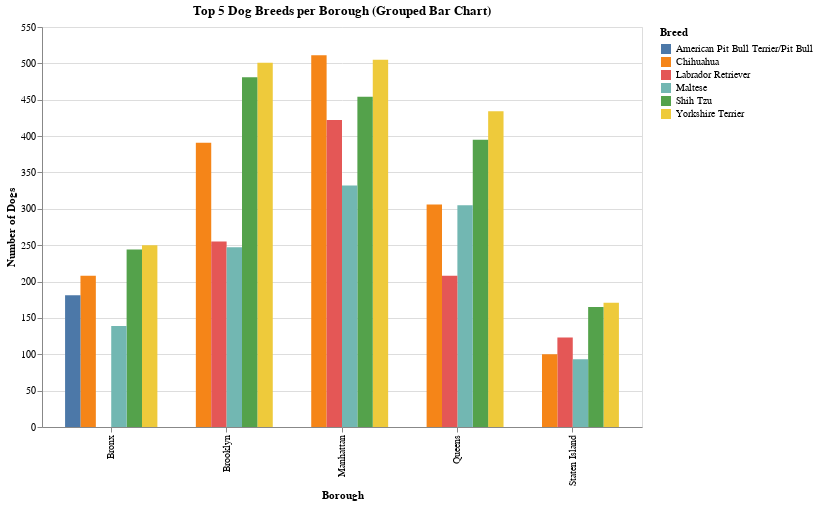

Write notebook code for a chart like this one.
### Markdown cell above
## Make a bar graph of the top 5 breeds in each borough.

How do you groupby and then only take the top X number? This is very crazy, so ask in Slack, or a TA, or our buddy ChatGPT.

### Code cell
import altair as alt

top5_breed_borough = (
    merged.groupby(['borough', 'Primary Breed'])
    .size()
    .reset_index(name='count')
    .sort_values('count', ascending=False)
    .groupby('borough', group_keys=False)
    .head(5)
)

alt.Chart(top5_breed_borough).mark_bar().encode(
    x=alt.X('borough:N', title='Borough'),
    y=alt.Y('count:Q', title='Number of Dogs'),
    color='Primary Breed:N',
    xOffset='Primary Breed:N',
    tooltip=['borough', 'Primary Breed', 'count']
).properties(
    width=600,
    height=400,
)

chart

### Figure 1 — Vega-Lite specification as saved in the notebook (floating-point values rounded to 4 significant figures)
{"config": {"view": {"continuousWidth": 300, "continuousHeight": 300}}, "data": {"name": "data-76ea90cb4c6f2b80e4635a648bf434d9"}, "mark": {"type": "bar"}, "encoding": {"color": {"field": "Primary Breed", "title": "Breed", "type": "nominal"}, "tooltip": [{"field": "borough", "type": "nominal"}, {"field": "Primary Breed", "type": "nominal"}, {"field": "count", "type": "quantitative"}], "x": {"field": "borough", "title": "Borough", "type": "nominal"}, "xOffset": {"field": "Primary Breed", "type": "nominal"}, "y": {"field": "count", "title": "Number of Dogs", "type": "quantitative"}}, "height": 400, "title": "Top 5 Dog Breeds per Borough (Grouped Bar Chart)", "width": 600, "$schema": "https://vega.github.io/schema/vega-lite/v5.20.1.json", "datasets": {"data-76ea90cb4c6f2b80e4635a648bf434d9": [{"borough": "Bronx", "Primary Breed": "Yorkshire Terrier", "count": 250}, {"borough": "Bronx", "Primary Breed": "Shih Tzu", "count": 244}, {"borough": "Bronx", "Primary Breed": "Chihuahua", "count": 208}, {"borough": "Bronx", "Primary Breed": "American Pit Bull Terrier/Pit Bull", "count": 181}, {"borough": "Bronx", "Primary Breed": "Maltese", "count": 139}, {"borough": "Brooklyn", "Primary Breed": "Yorkshire Terrier", "count": 501}, {"borough": "Brooklyn", "Primary Breed": "Shih Tzu", "count": 481}, {"borough": "Brooklyn", "Primary Breed": "Chihuahua", "count": 391}, {"borough": "Brooklyn", "Primary Breed": "Labrador Retriever", "count": 255}, {"borough": "Brooklyn", "Primary Breed": "Maltese", "count": 247}, {"borough": "Manhattan", "Primary Breed": "Chihuahua", "count": 511}, {"borough": "Manhattan", "Primary Breed": "Yorkshire Terrier", "count": 505}, {"borough": "Manhattan", "Primary Breed": "Shih Tzu", "count": 454}, {"borough": "Manhattan", "Primary Breed": "Labrador Retriever", "count": 422}, {"borough": "Manhattan", "Primary Breed": "Maltese", "count": 332}, {"borough": "Queens", "Primary Breed": "Yorkshire Terrier", "count": 434}, {"borough": "Queens", "Primary Breed": "Shih Tzu", "count": 395}, {"borough": "Queens", "Primary Breed": "Chihuahua", "count": 306}, {"borough": "Queens", "Primary Breed": "Maltese", "count": 305}, {"borough": "Queens", "Primary Breed": "Labrador Retriever", "count": 208}, {"borough": "Staten Island", "Primary Breed": "Yorkshire Terrier", "count": 171}, {"borough": "Staten Island", "Primary Breed": "Shih Tzu", "count": 165}, {"borough": "Staten Island", "Primary Breed": "Labrador Retriever", "count": 123}, {"borough": "Staten Island", "Primary Breed": "Chihuahua", "count": 100}, {"borough": "Staten Island", "Primary Breed": "Maltese", "count": 93}]}}
